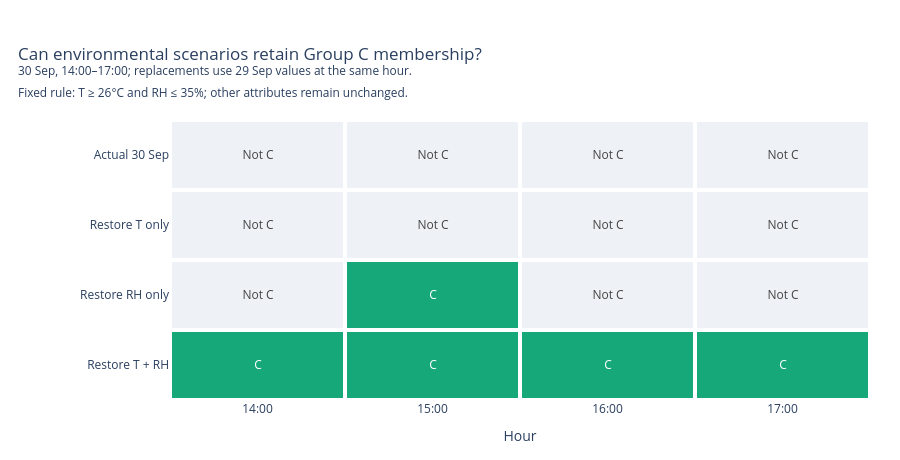

Source (notebook cell):
### Markdown cell above
## 27. Critical-period evidence and environmental scenarios

The hourly views reveal a change from **4/4 Group C members on 29 September to 0/4 on 30 September**, comparing 14:00–17:00 on both days. This identifies a short-period change in membership rather than a precisely observed instantaneous transition.

On 29 September, these hours have temperatures of 26.4–28.6°C and relative humidity of 23.2–28.5%, satisfying both Group C conditions. On 30 September, relative humidity rises to 42.6–47.9%, exceeding the 35% threshold at every selected hour. Temperature is also below 26°C at 14:00, 16:00 and 17:00. At 15:00, temperature remains above the threshold at 26.1°C, so humidity alone excludes that observation from Group C.

This evidence motivates three environmental scenarios for the selected 30 September observations:

1. Replace temperature only with the previous day's value at the matching hour.
2. Replace relative humidity only with the previous day's value at the matching hour.
3. Replace both temperature and relative humidity with the previous day's matching pair.

The timestamp, other measured attributes and Group C thresholds remain unchanged. The joint scenario uses temperature–humidity pairs that were actually observed on 29 September. The single-variable scenarios combine an earlier value with an unchanged 30 September value; these hybrid pairs are not necessarily historically observed.

The scenario heatmap compares all alternatives using the same hour columns and membership colours. Hover details show the substituted values and their changes from the actual conditions. The objective is to determine which tested scenario would retain Group C membership under the fixed rule.

### Code cell
# Compare exactly the same hours on the two days.
source = df.copy()
source["timestamp"] = pd.to_datetime(source["timestamp"])
source = source.set_index("timestamp").sort_index()

hours = [14, 15, 16, 17]
before_times = pd.to_datetime([
    f"2004-09-29 {h:02d}:00" for h in hours
])
event_times = pd.to_datetime([
    f"2004-09-30 {h:02d}:00" for h in hours
])

assert source.index.is_unique, "Please check duplicate timestamps."

before = source.reindex(before_times)
event = source.reindex(event_times)

assert before[["t", "rh"]].notna().all().all()
assert event[["t", "rh"]].notna().all().all()

# Each scenario starts from September 30.
# Only the named environmental attributes are replaced.
scenario_specs = [
    ("Actual 30 Sep", False, False),
    ("Restore T only", True, False),
    ("Restore RH only", False, True),
    ("Restore T + RH", True, True)
]

scenario_tables = []

for name, replace_t, replace_rh in scenario_specs:
    scenario = event.copy()

    if replace_t:
        scenario["t"] = before["t"].to_numpy()
    if replace_rh:
        scenario["rh"] = before["rh"].to_numpy()

    # Keep the original Group C rule unchanged.
    scenario["in_c"] = (
        (scenario["t"] >= 26) & (scenario["rh"] <= 35)
    )
    # Keep stored group labels consistent with scenario conditions.
    scenario["group_c"] = scenario["in_c"]
    scenario["group_d"] = scenario["t"] <= 10
    scenario["scenario"] = name
    scenario["hour"] = [f"{h:02d}:00" for h in hours]
    scenario["delta_t"] = (
        scenario["t"].to_numpy() - event["t"].to_numpy()
    )
    scenario["delta_rh"] = (
        scenario["rh"].to_numpy() - event["rh"].to_numpy()
    )

    scenario_tables.append(scenario.reset_index())

whatif_c = pd.concat(scenario_tables, ignore_index=True)
scenario_names = [item[0] for item in scenario_specs]
hour_labels = [f"{h:02d}:00" for h in hours]

def scenario_grid(column):
    return (
        whatif_c.pivot(
            index="scenario", columns="hour", values=column
        )
        .reindex(index=scenario_names, columns=hour_labels)
        .to_numpy()
    )

membership = scenario_grid("in_c").astype(int)
hover_values = np.stack([
    scenario_grid("t"),
    scenario_grid("rh"),
    scenario_grid("delta_t"),
    scenario_grid("delta_rh")
], axis=-1)

fig = go.Figure(go.Heatmap(
    x=hour_labels,
    y=scenario_names,
    z=membership,
    zmin=0,
    zmax=1,
    colorscale=[[0, "#eef2f6"], [1, "#16a878"]],
    showscale=False,
    xgap=4,
    ygap=4,
    text=np.where(membership == 1, "C", "Not C"),
    texttemplate="%{text}",
    customdata=hover_values,
    hovertemplate=(
        "%{y} — %{x}<br>"
        "Temperature: %{customdata[0]:.1f} °C<br>"
        "RH: %{customdata[1]:.1f}%<br>"
        "Temperature change: %{customdata[2]:+.1f} °C<br>"
        "RH change: %{customdata[3]:+.1f} percentage points<br>"
        "Membership: %{text}<extra></extra>"
    )
))

fig.update_layout(
    title=dict(
        text=(
            "Can environmental scenarios retain Group C membership?"
            "<br><sup>30 Sep, 14:00–17:00; replacements use "
            "29 Sep values at the same hour."
            "<br>Fixed rule: T ≥ 26°C and RH ≤ 35%; "
            "other attributes remain unchanged.</sup>"
        ),
        x=0.02
    ),
    height=460,
    width=900,
    margin=dict(l=170, r=30, t=120, b=60),
    paper_bgcolor="white",
    plot_bgcolor="white"
)
fig.update_yaxes(autorange="reversed")
fig.update_xaxes(title="Hour", type="category")
group_c_scenario_fig = go.Figure(fig)
fig.show()

summary = (
    whatif_c.groupby("scenario", sort=False)["in_c"]
    .agg(hours_in_c="sum", total_hours="size")
)
summary["in_c_percent"] = (
    100 * summary["hours_in_c"] / summary["total_hours"]
)
display(summary)

### Figure 1 — Plotly figure (JSON) as saved in the notebook; plotly's stock layout.template omitted (floating-point values rounded to 4 significant figures)
{"data": [{"colorscale": [[0, "#eef2f6"], [1, "#16a878"]], "customdata": [25.6, 43.4, 0.0, 0.0, 26.1, 42.6, 0.0, 0.0, 25.8, 44.8, 0.0, 0.0, 25.4, 47.9, 0.0, 0.0, 26.4, 43.4, 0.8, 0.0, 27.7, 42.6, 1.6, 0.0, 28.6, 44.8, 2.8, 0.0, 27.2, 47.9, 1.8, 0.0, 25.6, 28.5, 0.0, -14.9, 26.1, 25.1, 0.0, -17.5, 25.8, 23.2, 0.0, -21.6, 25.4, 26.3, 0.0, -21.6, 26.4, 28.5, 0.8, -14.9, 27.7, 25.1, 1.6, -17.5, 28.6, 23.2, 2.8, -21.6, 27.2, 26.3, 1.8, -21.6], "hovertemplate": "%{y} — %{x}<br>Temperature: %{customdata[0]:.1f} °C<br>RH: %{customdata[1]:.1f}%<br>Temperature change: %{customdata[2]:+.1f} °C<br>RH change: %{customdata[3]:+.1f} percentage points<br>Membership: %{text}<extra></extra>", "showscale": false, "text": [["Not C", "Not C", "Not C", "Not C"], ["Not C", "Not C", "Not C", "Not C"], ["Not C", "C", "Not C", "Not C"], ["C", "C", "C", "C"]], "texttemplate": "%{text}", "type": "heatmap", "x": ["14:00", "15:00", "16:00", "17:00"], "xgap": 4, "y": ["Actual 30 Sep", "Restore T only", "Restore RH only", "Restore T + RH"], "ygap": 4, "z": [[0, 0, 0, 0], [0, 0, 0, 0], [0, 1, 0, 0], [1, 1, 1, 1]], "zmax": 1, "zmin": 0}], "layout": {"height": 460, "margin": {"b": 60, "l": 170, "r": 30, "t": 120}, "paper_bgcolor": "white", "plot_bgcolor": "white", "title": {"text": "Can environmental scenarios retain Group C membership?<br><sup>30 Sep, 14:00–17:00; replacements use 29 Sep values at the same hour.<br>Fixed rule: T ≥ 26°C and RH ≤ 35%; other attributes remain unchanged.</sup>", "x": 0.02}, "width": 900, "xaxis": {"title": {"text": "Hour"}, "type": "category"}, "yaxis": {"autorange": "reversed"}}}
